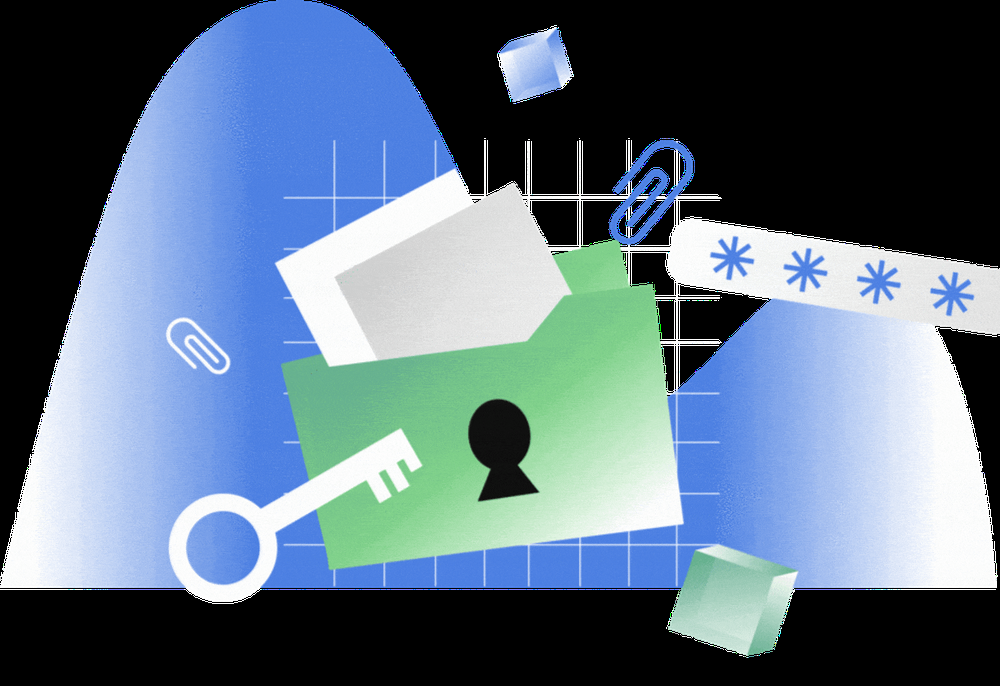
#> input picture medicrypt/src/assets/DecryptAnimation.png, 1000 x 686 px, shrunk from 1731 x 1188 before the run; its folder holds only this picture in this run
$ python -i _3d_cosine.py   (imports and definitions only)
#> lines starting #> are read from the running program, lines starting #| are printed output that depends on the picture
#> further down, picture is the input picture: shape (686, 1000, 3); mean B, G, R 129.7, 112.6, 93.1
"""
The _3d_cosine.py contains the script for:
3D chaotic map-cosine transformation based approach to video encryption and decryption (Dua, Makhija, Manasa, Mishra, 2022}
This includes both the Encryption and Decryption functions of the algorithm recreated by the current authors as close as possible to the study,
and as well as key saving that is not specified in the study.
The script takes parameters for video source and saving filepath and key filepath (encryption and decryption).

Functionality:
--------------
1. Allows encryption/decryption of whole video or a frame only:
    - Whole Video Encryption/Decryption: meant to be used by front-facing/user interacted components
     of the program to encrypt/decrypt and return a video.
    - Frame Encryption/Decryption: Contains the algorithm for encrypting/decrypting a frame which iteratively
     looped by the Video Encryption/Decryption function. Meant to be only interacted by
     the script itself or analysis scripts; returns only a numpy array of a frame.

2. Encryption:
    - Can set 'frame_limit' parameter to encrypt only a specified number of frames,
    set to -1 to disable limits, ONLY USED FOR TESTING AND DEBUGGING.

3. Decryption:
    - Can set 'mem_only' parameter to disable rewriting of the key file during decryption
    and be saved only to memory, setting this to True allows running decryption function multiple
    times safely in case of interruption of the script or the program mid-execution.

4. Exception handling:
    - Exceptions and assertions throughout the script to avoid silent failure and easier debugging.

5. Verbose logging:
    - Can set 'verbose' parameter to true or false to allow logging to console, also helps debugging
    Logging of execution time per frame to display/output in the analysis.
    Contains Encryption and Decryption of the key file as well.

6. Careful File Handling:
    - Added more careful error handling procedures in file manipulation parts of the algorithm in case of
    interruption mid-execution.

Dependencies:
-------------
- Numpy for faster vector calculations
- cv2 for video and image/frame manipulation

Code Author: John Paul M. Beltran, Roel C. Castro

Date Created: 09/24/2024
Last Modified: 11/12/2024
"""


import sys
from pathlib import Path
sys.path.append(str(Path(__file__).resolve().parent.parent))

from backend.utils.key_validator import EncryptionMode
from backend.utils.key_validator import validateKey
from pathlib import Path
import backend.utils.text_file_encryption as tfe
import numpy as np
import warnings
import hashlib
import struct
import shutil
import time
import math
import cv2
import os


class Encrypt_cosine:
    def __init__(self):
        self.N = 2.24  # n = [0, 4)
        self.OMEGA = 34.2  # omega > 33.5
        self.THETA = 38.23  # theta > 37.9
        self.KAPPA = 36.79  # kappa > 35.7

    # Decomposes the frames into folder, raise error in folder existence conflict
    # [44 lines left out: function _decomposeFrame__, not called in this run]

    # Creates a list of hashes from a list of binaries, returns [str, ..., str]
    def __binaryToHash__(self, binary_array):
        _hashes = []
        for binary_data in binary_array:
            _sha256 = hashlib.sha256()
            _sha256.update(binary_data)
            _hashes.append(_sha256.hexdigest())
        return _hashes

    # Generates a starting seed for the chaos map, returns float
    def __generateSeed__(self, key_length):
        _secret_key = np.random.random_sample(key_length, )
        _secret_key_binaries = np.array([struct.pack('>d', num) for num in _secret_key], dtype=object)
        _key_matrix = self.__binaryToHash__(_secret_key_binaries)
        _key_matrix_float = np.array([int(key, 16) for key in _key_matrix])

        _a = 0
        _sum = 0

        for i in range(key_length // 2):
            _a ^= _key_matrix_float[i]

        for gap in range(key_length // 2, key_length):
            _sum += int(_key_matrix_float[gap])

        _seed = _a + _sum
        _seed /= 2 ** 12

        return _seed

    # Generates the chaos map sequence, returns [float, .., float]
    def __generateILMSequence__(self, length, S):
        A1 = self.N * self.OMEGA
        A2 = self.N * self.THETA
        B1 = self.N
        B2 = self.KAPPA
        ILM = S

        _ilm_sequence = []

        for c in range(length):
            ILM0 = (A1 * S * (1 - S) + S) % 1
            ILM1 = ((A2 * S) + (S * 1 / (1 + ILM0 ** 2))) % 1
            ILM2 = (B1 * (ILM0 + ILM1 + B2) * np.sin(S)) % 1
            S = ILM

            ILM = ILM0 + ILM1 + ILM2
            _ilm_sequence.append(ILM)

        # Convert ilm_sequence to a numpy array
        _ilm_seq_np = np.array(_ilm_sequence)

        # Calculate cosine of pi times each element in ilm_seq_np
        _ilm_cos = np.cos(np.pi * _ilm_seq_np)

        return _ilm_cos

    # Wrapper function for generating both seed and the sequence, returns float, [float, .., float]
    def __generateSequence__(self, hash_length, block_size):
        # Generate 3D seed
        _seed = self.__generateSeed__(hash_length)

        # Generate ILM-cosine sequence
        _cos_ilm_sequence = self.__generateILMSequence__(block_size, _seed)

        return _seed, _cos_ilm_sequence

    # Permutation/Shuffling of the frame, returns the shuffled numpy array of the image
    def __permutate__(self, block_size, block_matrix, channel, In_P, In_Q, In_R, In_S, mode='permute'):
        assert mode == 'permute' or mode == 'antipermute', "Mode must be 'permute' or 'antipermute'"

        # Copy the gray component
        _scrambled_img = channel.copy()

        # Initialize L and M matrices
        L = np.zeros((block_matrix, block_matrix))
        M = np.zeros((block_matrix, block_matrix))

        In_Q.tolist()
        In_S.tolist()

        for y in range(1, block_matrix + 1):
            for x in range(1, block_matrix + 1):
                C = (x + In_Q[y - 1] - 1) % (block_matrix + 1)
                D = (x + In_S[y - 1] - 1) % (block_matrix + 1)

                L[x - 1, y - 1] = In_P[C - 1]
                M[x - 1, y - 1] = In_R[D - 1]

        if mode == 'permute':
            for x in range(1, block_matrix + 1):
                for y in range(1, block_matrix + 1):
                    I = int(L[x - 1, y - 1])
                    J = int(M[I - 1, y - 1])

                    C1 = (I - 1) // block_size
                    D1 = (I - 1) % block_size

                    C2 = (J - 1) // block_size + 1
                    D2 = (J - 1) % block_size + 1

                    R = C1 * block_size + C2
                    C = D1 * block_size + D2

                    # Swap pixels (x, y) and (r, c)
                    _temp = _scrambled_img[R, C].copy()  # Store (r, c) pixel temporarily
                    _scrambled_img[R, C] = _scrambled_img[x, y]  # Move (x, y) to (r, c)
                    _scrambled_img[x, y] = _temp  # Put the old (r, c) pixel into (x, y)
        else:
            for x in range(block_matrix, 0, -1):
                for y in range(block_matrix, 0, -1):
                    I = int(L[x - 1, y - 1])
                    J = int(M[I - 1, y - 1])

                    C1 = (I - 1) // block_size
                    D1 = (I - 1) % block_size

                    C2 = (J - 1) // block_size + 1
                    D2 = (J - 1) % block_size + 1

                    R = C1 * block_size + C2
                    C = D1 * block_size + D2

                    # Swap pixels (x, y) and (r, c)
                    _temp = _scrambled_img[R, C].copy()  # Store (r, c) pixel temporarily
                    _scrambled_img[R, C] = _scrambled_img[x, y]  # Move (x, y) to (r, c)
                    _scrambled_img[x, y] = _temp  # Put the old (r, c) pixel into (x, y)

        return _scrambled_img

    # Diffusion of the frame, returns the diffused numpy array of the image
    def __diffuse__(self, seq_2d, channel, mode='diffuse'):
        assert mode in ['diffuse', 'antidiffuse'], "Mode must be 'diffuse' or 'antidiffuse'"

        _m, _n = channel.shape
        _mod = 256  # modulo for 8-bit grayscale image

        _A = np.rot90(seq_2d, k=-1)  # rotate clockwise
        _In_A = np.argsort(_A.flatten())  # Get index sequence of A
        _B = np.rot90(_In_A.reshape(_n, _m), k=-1)  # rotate clockwise
        print("Generated Substitution Sequence")

        _diffused_img = np.zeros_like(channel)

        # flatten the required arrays and cast to float64 to avoid overflow
        _A_flat = _A.flatten().astype('float64')
        _ch_flat = channel.flatten().astype('float64')
        _diff_flat = _diffused_img.flatten().astype('float64')

        if mode == 'diffuse':
            for _row in range(_m):
                for _col in range(_n):
                    _i = _row * _n + _col
                    if _i == 0:
                        _diff_flat[_B[_row, _col]] = (_ch_flat[_B[_row, _col]] +
                                                      _ch_flat[_B[_m - 1, _n - 1]] +
                                                    2 ** 32 * _A_flat[_B[_row, _col]]) % _mod
                    elif _col == 0:
                        _prev_row, _prev_col = divmod(_i - 1, _n)
                        _diff_flat[_B[_row, _col]] = (_ch_flat[_B[_row, _col]] +
                                                    _diff_flat[_B[_row - 1, _prev_col]] +
                                                    2 ** 32 * _A_flat[_B[_row, _col]]) % _mod
                    else:
                        _diff_flat[_B[_row, _col]] = (_ch_flat[_B[_row, _col]] +
                                                    _diff_flat[_B[_row, _col - 1]] +
                                                    2 ** 32 * _A_flat[_B[_row, _col]]) % _mod
        else:
            for _r in range(_m):
                for _c in range(_n):
                    if _c == 0:
                        _prev_c = _n - 1
                        _prev_r = _r - 1 if _r > 0 else _m - 1
                    else:
                        _prev_c = _c - 1
                        _prev_r = _r

                    # Perform antidiffusion
                    _diff_flat[_B[_r, _c]] = (_mod + _ch_flat[_B[_r, _c]] -
                                            _ch_flat[_B[_prev_r, _prev_c]] -
                                            2**32 * _A_flat[_B[_r, _c]]) % _mod

            _c = 0
            for _r in range(1, _n):
                _diff_flat[_B[_r, _c]] = (_mod + _ch_flat[_B[_r, _c]] -
                                        _ch_flat[_B[_r - 1, _n - 1]] -
                                        2**32 * _A_flat[_B[_r, _c]]) % _mod

        _final_diffuse = _diff_flat.reshape(_m, _n).astype('uint8')

        return _final_diffuse

    # Generate a random numpy array containing 0 to num_frames-1, returns [int, ..., int]
    def __generateFrameSequence__(self, num_frames):
        return np.random.permutation(num_frames).tolist()

    # Encrypts the key file
    def __encryptKey__(self, hash_filepath, password):
        tfe.encryptFile(hash_filepath, password)

    # Decrypts the key file, returns either ([str, ..., str],  [int, ..., int]), or (None, None)
    # [19 lines left out: functions __decryptKey__, __validateKeyCompatibility__, not called in this run]

    # Frame Encryption, returns numpy array of the frame
    def encryptFrame(self, frame, verbose=False):
#> called with verbose = False
        _blue, _green, _red = cv2.split(frame)  # cv2 always read in BGR mode
        if verbose: print("\tSplitted Frame into RGB channels")

        # Permutation
        _height, _width, _channels = frame.shape

        _block_size = min(math.floor(math.sqrt(_height)), math.floor(math.sqrt(_width)))
        _block_matrix = _block_size * _block_size

        if verbose: print("\tGenerating ILM-Cosine Sequence")
        _perm_seed, _cos_ilm_sequence = self.__generateSequence__(360, 4 * _block_matrix)
        if verbose: print("\tILM-Cosine Sequence Generated")

        P, Q, R, S = np.split(_cos_ilm_sequence, 4)

        # Sort enumerated matrix
        In_P = np.argsort(P)
        In_Q = np.argsort(Q)
        In_R = np.argsort(R)
        In_S = np.argsort(S)

        if verbose: print("\tRunning Permutation(Scrambling) on all color channels")
        _blue_scrambled = self.__permutate__(_block_size, _block_matrix, _blue, In_P, In_Q, In_R, In_S)
#> after the loop in __permutate__, `for y in range(1, block_matrix + 1):`:
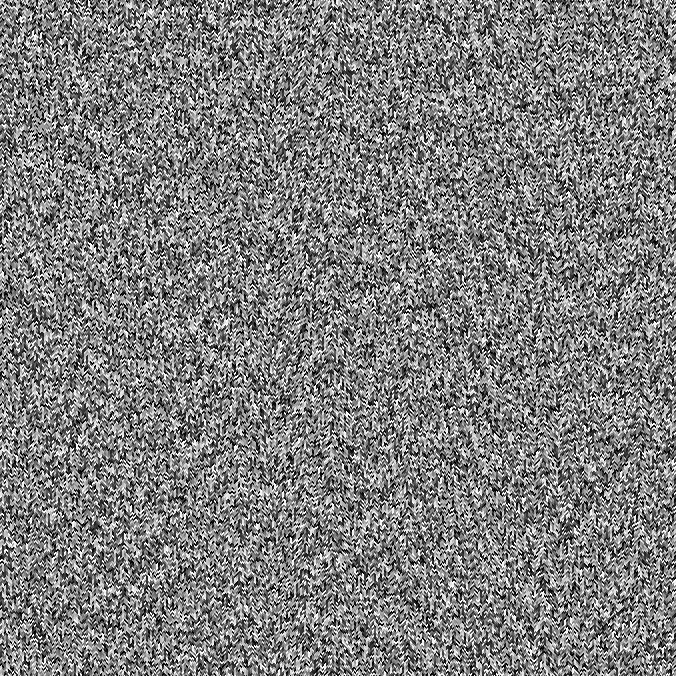
#> L: shape (676, 676) float64; min 0, max 675, mean 337.7; drawn with min black and max white
#> after the loop in __permutate__, `for y in range(1, block_matrix + 1):`:
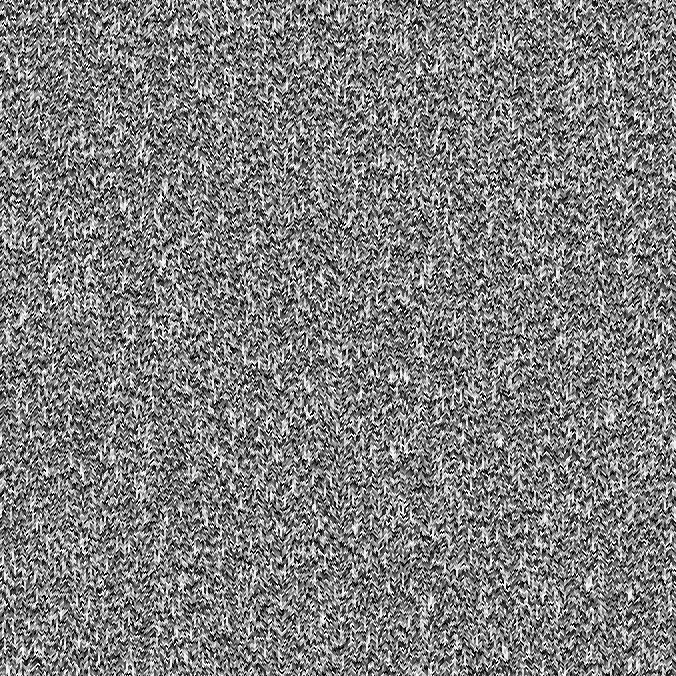
#> M: shape (676, 676) float64; min 0, max 675, mean 337.7; drawn with min black and max white
        _green_scrambled = self.__permutate__(_block_size, _block_matrix, _green, In_P, In_Q, In_R, In_S)
#> call 2 of __permutate__, with block_size = 26, block_matrix = 676, In_P = array of shape (676,), In_Q = array of shape (676,), In_R = array of shape (676,), In_S = array of shape (676,), mode = 'permute'
#> after the loop in __permutate__ (call 2), `for x in range(1, block_matrix + 1):`:
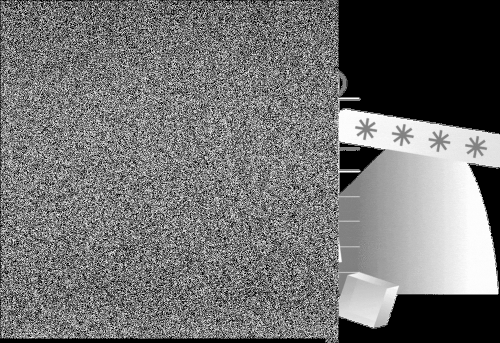
#> _scrambled_img: shape (686, 1000) (shown at 1/2 size); min 0, max 255, mean 112.6
        _red_scrambled = self.__permutate__(_block_size, _block_matrix, _red, In_P, In_Q, In_R, In_S)
#> call 3 of __permutate__, with block_size = 26, block_matrix = 676, In_P = array of shape (676,), In_Q = array of shape (676,), In_R = array of shape (676,), In_S = array of shape (676,), mode = 'permute'
#> after the loop in __permutate__ (call 3), `for x in range(1, block_matrix + 1):`:
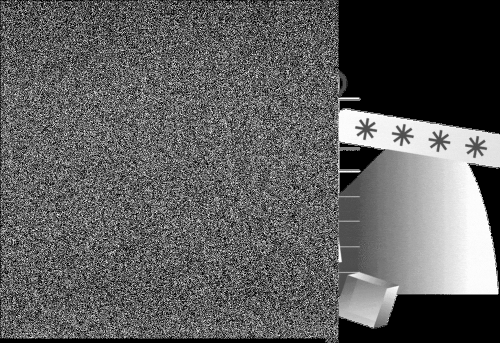
#> _scrambled_img: shape (686, 1000) (shown at 1/2 size); min 0, max 255, mean 93.1
        if verbose: print("\tAll color channels has been permutated")

        # Rotate 90
        _rot90_blue = np.rot90(_blue_scrambled)
        _rot90_green = np.rot90(_green_scrambled)
        _rot90_red = np.rot90(_red_scrambled)
        if verbose: print("\tAll color channels has been rotated 90 degrees anticlockwise")

        # Diffusion
        _diff_seed, _cos_ilm_sequence = self.__generateSequence__(360, _height * _width)
        _cos_ilm_seq2D = _cos_ilm_sequence.reshape(_height, _width)

        if verbose: print("\tRunning Diffusion(Random Order Substitution) on all color channels")
        _blue_diffuse = self.__diffuse__(_cos_ilm_seq2D, _rot90_blue)
        _green_diffuse = self.__diffuse__(_cos_ilm_seq2D, _rot90_green)
        _red_diffuse = self.__diffuse__(_cos_ilm_seq2D, _rot90_red)
#> call 3 of __diffuse__, with mode = 'diffuse'
#> in __diffuse__ (call 3), `_final_diffuse = _diff_flat.reshape(_m, _n).astype('uint8')`:
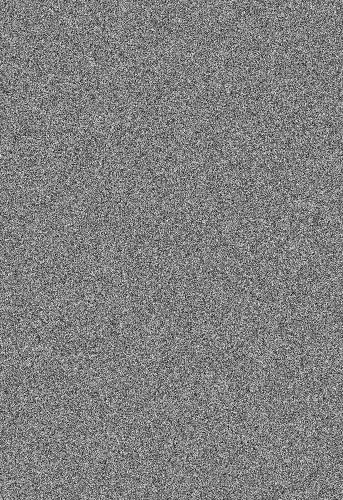
#> _final_diffuse: shape (1000, 686) (shown at 1/2 size); min 0, max 255, mean 127.4
        if verbose: print("\tAll color channels has been diffused")

        # Merge all channels for final encrypted frame
        _merged_img = cv2.merge([_blue_diffuse, _green_diffuse, _red_diffuse])  # merge in BGR mode
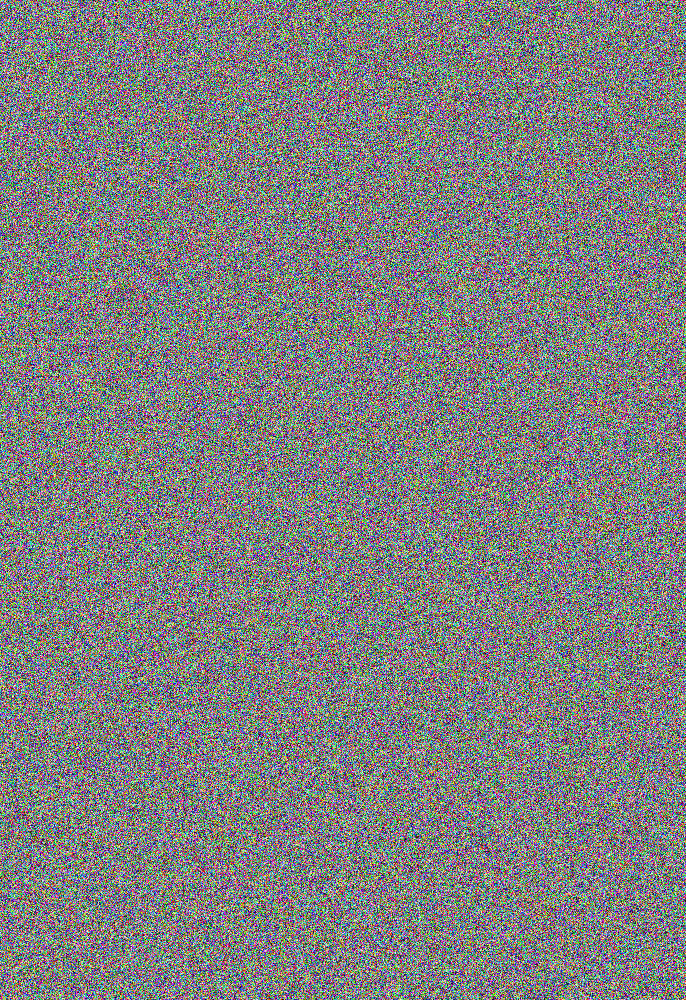
#> _merged_img: shape (1000, 686, 3); mean of channels 0, 1, 2 127.4, 127.6, 127.4; drawn as B, G, R
        if verbose: print("\tAll color channels have been merged")

        return _merged_img, _perm_seed, _diff_seed

    # Frame Decryption, returns numpy array of the frame
    # [251 lines left out: functions decryptFrame, encryptVideo, decryptVideo, not called in this run]

>>> import cv2
>>> picture = cv2.imread('../../medicrypt/src/assets/DecryptAnimation.png')
>>> result = Encrypt_cosine().encryptFrame(picture)

$ run again, on medicrypt/src/assets/EncryptAnimation.png
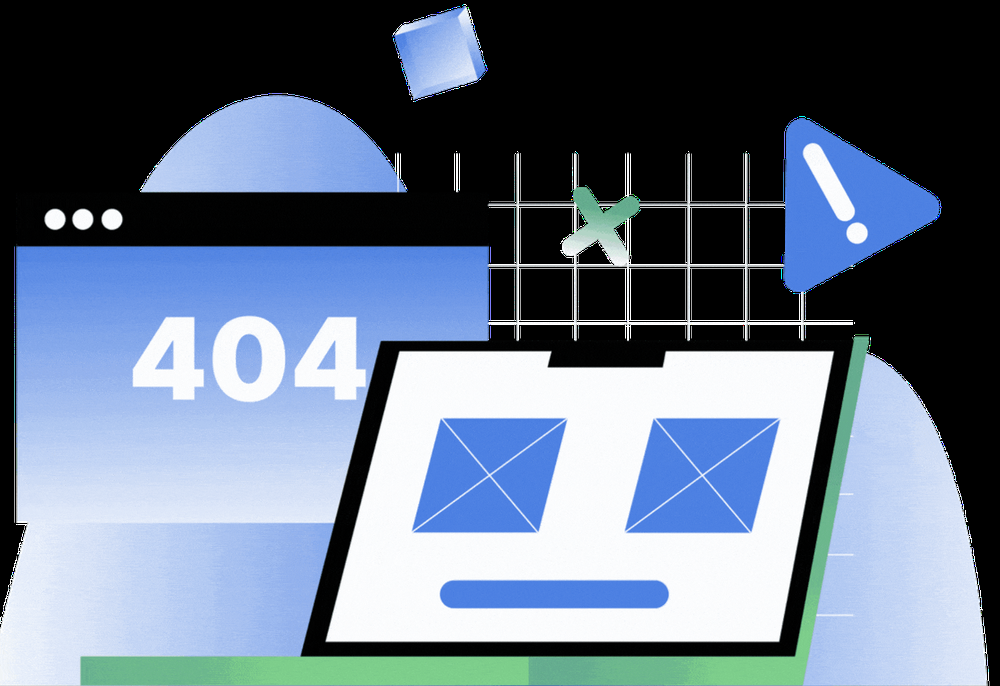
#> input picture medicrypt/src/assets/EncryptAnimation.png, 1000 x 686 px, shrunk from 1731 x 1188 before the run
#> picture is the input picture: shape (686, 1000, 3); mean B, G, R 135.9, 116.9, 102.4
#> after the loop in __permutate__ (call 3), `for x in range(1, block_matrix + 1):`:
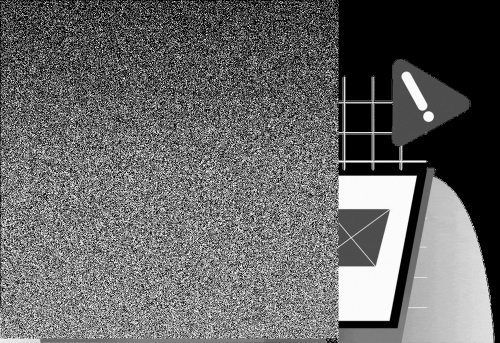
#> _scrambled_img: shape (686, 1000) (shown at 1/2 size); min 0, max 255, mean 102.4
#> in encryptFrame, `_merged_img = cv2.merge([_blue_diffuse, _green_diffuse, _red_diffuse])`:
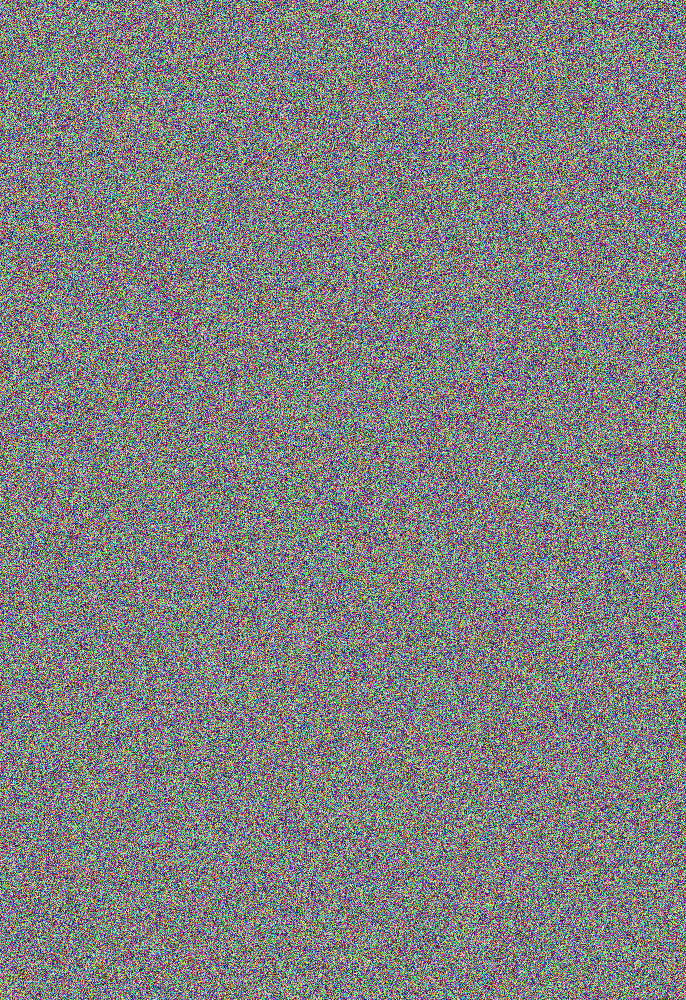
#> _merged_img: shape (1000, 686, 3); mean of channels 0, 1, 2 127.6, 127.7, 127.4; drawn as B, G, R
